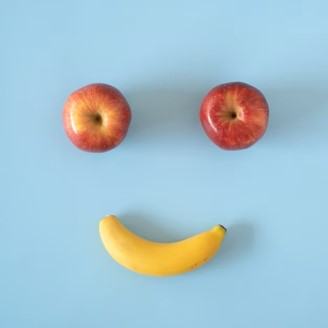
#> input picture 2-Semester-Computer-Vision/Intro_for_Computer_vision.py/fruits.jpg, 328 x 328 px, found by its file name
$ python 7-pixelMath.py
#> lines starting #> are read from the running program, lines starting #| are printed output that depends on the picture
import cv2
import numpy as np

input_image = cv2.imread(r"C:\Program Files (x86)\2 Semester python work\2-Semester-Computer-Vision\Intro_for_Computer_vision.py\fruits.jpg")
#> input_image is the input picture: shape (328, 328, 3); mean B, G, R 207.7, 194.7, 164.8
output_image = np.zeros(input_image.shape, dtype=input_image.dtype)

for y, row in enumerate(input_image):
    for x, pixel in enumerate(row):
        output_image[y, x] = pixel + 30
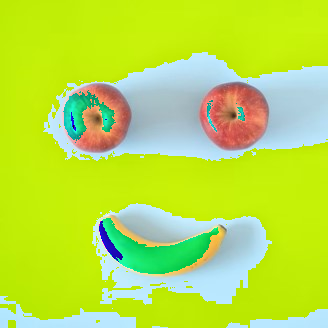
#> output_image: shape (328, 328, 3); mean of channels 0, 1, 2 72.7, 223.9, 184.2; drawn as B, G, R

matrix_output = input_image + 30

cv2.imshow("Input image", input_image)
cv2.imshow("Output image", output_image)
cv2.imshow("Matrix output", matrix_output)
cv2.waitKey(0)
